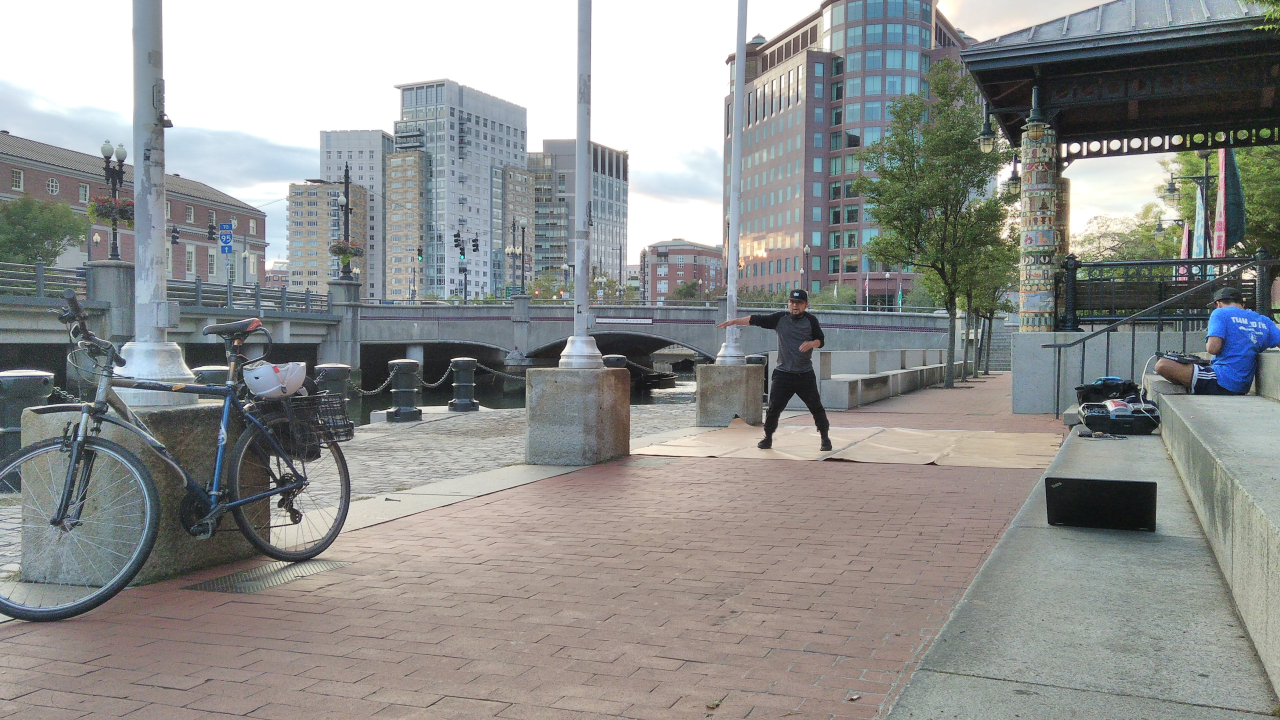
#> input picture questions/RISDance.jpg, 3840 x 2160 px (shown at 1/3 size)
$ python q4.py
#> lines starting #> are read from the running program, lines starting #| are printed output that depends on the picture
import cv2
import numpy as np
import time
import matplotlib.pyplot as plt
from math import sqrt

def time_convolution(filter_sizes, images):
    """
    Calculates the time passed doing 2D convolution
    for each pair of given filter sizes and images
    """
    times = []
    for f_size in filter_sizes:
        kernel = np.ones(f_size)
        for image in images:
            start = time.time()
            result = cv2.filter2D(image, -1, kernel)
            end = time.time()
            times.append(end-start)
    times = np.array(times).reshape(len(filter_sizes), -1)
    return times

def get_images(image):
    """
    Computes factors to make image size between 0.25 and 8 MPix
    resizes using new values
    """
    x, y = image.shape[:2]
    mpix = x*y
    sizes_mpix = np.linspace(0.25,8, 7)
    factors = [sqrt(i*(10**6)/mpix) for i in sizes_mpix]

    result_images = []
    for f in factors:
        new_image = cv2.resize(image,dsize=None,fx=f, fy = f,)
        result_images.append(new_image)

    return result_images

def plot(filter_sizes, image_sizes, times):
    """
    Plots 3D contour of filter_sizes, image_sizes, and corresponding time values
    """
    Y, X = np.meshgrid(filter_sizes, image_sizes)
    ax = plt.axes(projection='3d')
    ax.contour3D(X, Y, times, 50, cmap='binary')
    ax.set_xlabel('image size')
    ax.set_ylabel('filter size')
    ax.set_zlabel('time')
    ax.set_title('3D contour')
    plt.savefig('3dplot.jpg')

if __name__=='__main__':
    image = cv2.imread('../questions/RISDance.jpg')
#> image is the input picture: shape (2160, 3840, 3); mean B, G, R 142.7, 144.5, 143.2
    filter_sizes = [2*i+1 for i in range(1, 8)]
    images = get_images(image)
#> the loop in get_images, `for f in factors:` made 7 passes
#> pass 1, in get_images, `new_image = cv2.resize(image,dsize=None,fx=f, fy = f,)`:
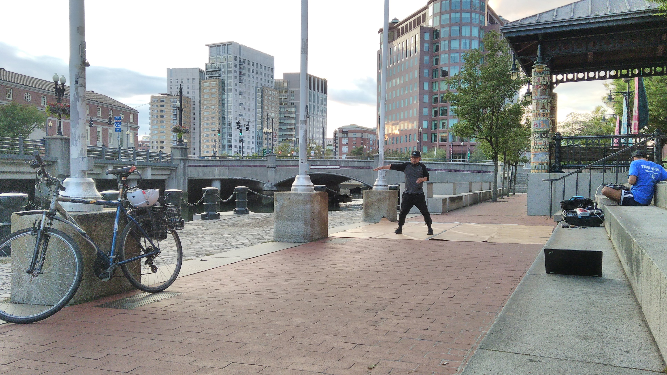
#> new_image: shape (375, 667, 3); mean B, G, R 142.5, 144.3, 143
#> after the loop in get_images, `for f in factors:`: result_images = 7 items
#> images = 7 items
    times = time_convolution(filter_sizes, images)
    plot(filter_sizes, np.linspace(0.25,8,7), times)
#> in plot, `plt.savefig('3dplot.jpg')`:
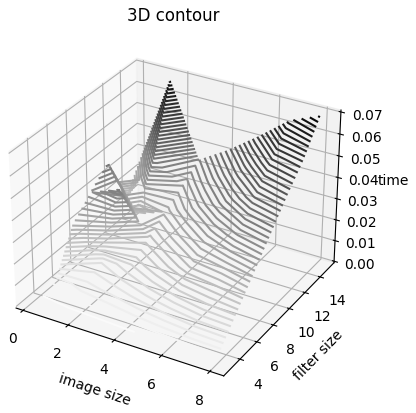
#> figure drawn by matplotlib, 1 panel
